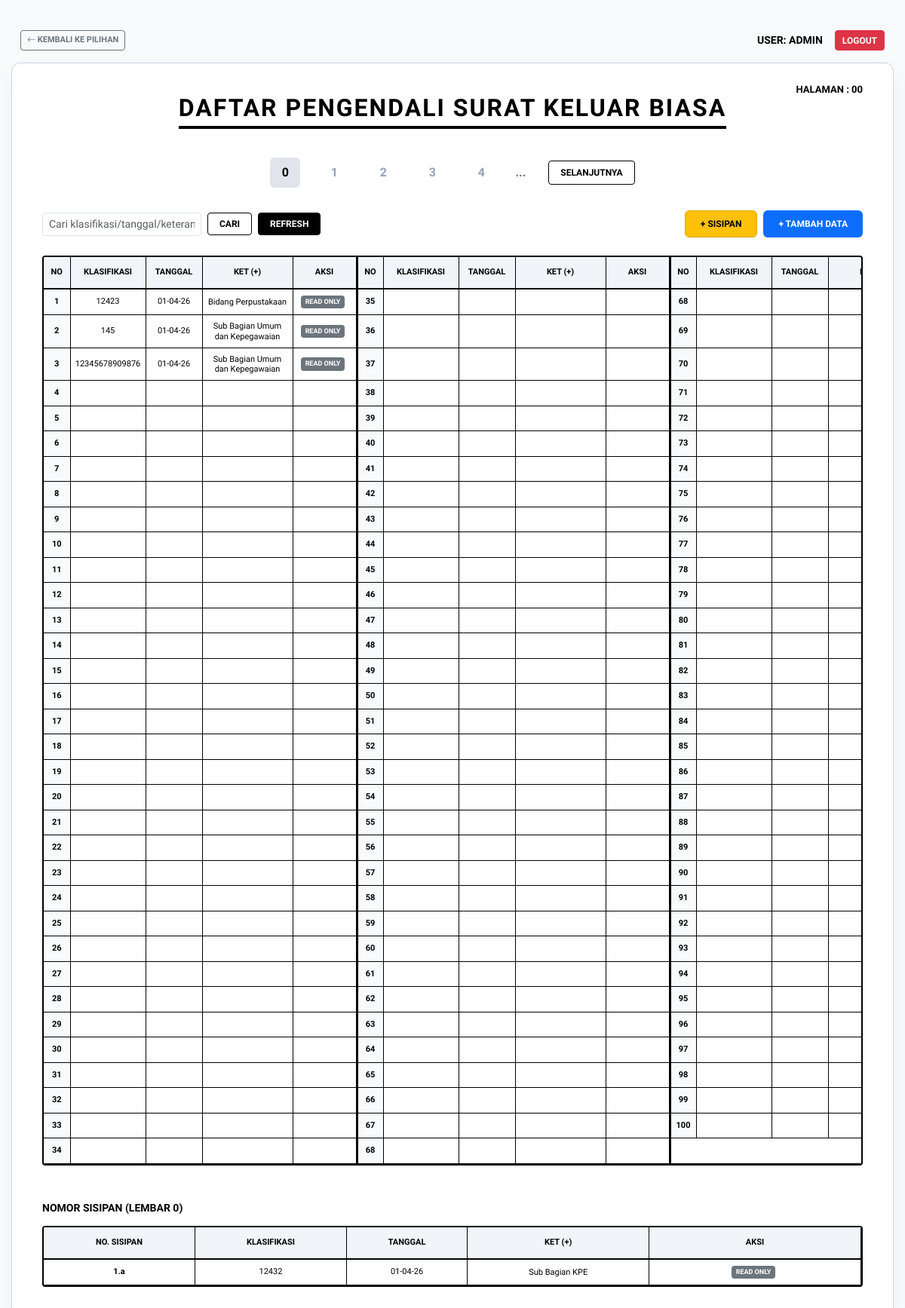
The app's page /index.php?type=biasa (signed in) with its own data.
### tables this page shows
CREATE TABLE `pengendali_sisipan` (
  `no_urut` varchar(20) NOT NULL,
  `klas` varchar(100) NOT NULL,
  `plus` varchar(100) NOT NULL,
  `tanggal_manual` date DEFAULT NULL,
  `created_at` timestamp NOT NULL DEFAULT current_timestamp(),
  `pembuat_id` int(11) DEFAULT 0
);

### controllers/controller.php (called while the page is built, shortened)
<?php
include_once 'config/database.php';
include_once 'models/pengendali.php';
class PengendaliController
{
    private $model;
    private $tipe;
    public function __construct()
    {
        $this->tipe = isset($_GET['type']) ? $_GET['type'] : 'biasa';
        $database = new Database();
        $this->model = new Pengendali($database->getConnection(), $this->tipe);
    }
    public function index($page = null)
    {
        if ($page === null)
            $page = $this->model->getLastFilledPage();
        $mainDataRaw = $this->model->getByPage($page);
        $sisipanData = $this->model->getSisipanByPage($page);
        $data = [];
        foreach ($mainDataRaw as $row) {
            $data[$row['no_urut']] = [
                'k' => $row['klas'],
                'p' => $row['plus'],
                't' => $row['created_at'],
                'uid' => $row['pembuat_id']
            ];
        }
        $currentPage = $page;
        $currentType = $this->tipe;
        include 'views/daftar_view.php';
    }
}

### index.php (called while the page is built, shortened)
<?php
include_once 'controllers/controller.php';
$controller = new PengendaliController();
$controller->handleRequest();
  ?>
  <?php
$page = isset($_GET['page']) ? (int) $_GET['page'] : null;
$controller->index($page);

### models/pengendali.php (called while the page is built, shortened)
<?php
class Pengendali
{
    private $conn;
    private $table_name;
    private $table_sisipan;
    public function __construct($db, $tipe = 'biasa')
    {
        $this->conn = $db;
        if ($tipe === 'spt') {
            $this->table_name = "pengendali_spt";
            $this->table_sisipan = "pengendali_sisipan_spt";
        } else {
            $this->table_name = "pengendali";
            $this->table_sisipan = "pengendali_sisipan";
        }
    }
    public function getByPage($page)
    {
        $start = ($page * 100) + 1;
        $end = $start + 99;
        $query = "SELECT * FROM " . $this->table_name . " WHERE no_urut BETWEEN ? AND ? ORDER BY no_urut ASC";
        $stmt = $this->conn->prepare($query);
        $stmt->execute([$start, $end]);
        return $stmt->fetchAll(PDO::FETCH_ASSOC);
    }
    public function getSisipanByPage($page)
    {
        $start = ($page * 100) + 1;
        $end = $start + 99;
        $query = "SELECT * FROM " . $this->table_sisipan . " WHERE CAST(no_urut AS UNSIGNED) BETWEEN ? AND ? ORDER BY CAST(no_urut AS UNSIGNED) ASC, no_urut ASC";
        $stmt = $this->conn->prepare($query);
        $stmt->execute([$start, $end]);
        return $stmt->fetchAll(PDO::FETCH_ASSOC);
    }
    public function getLastFilledPage()
    {
        $query = "SELECT MAX(no_urut) as terakhir FROM " . $this->table_name;
        $stmt = $this->conn->prepare($query);
        $stmt->execute();
        $row = $stmt->fetch(PDO::FETCH_ASSOC);
        return (!$row['terakhir'] || $row['terakhir'] == 0) ? 0 : floor(($row['terakhir'] - 1) / 100);
    }
}

### config/database.php (called while the page is built, shortened)
<?php
class Database {
    private $host = "localhost";
    private $db_name = "magang_websitesurat";
    private $username = "root";
    private $password = "";
    public function getConnection() {
        $this->conn = null;
        try {
            $this->conn = new PDO("mysql:host=" . $this->host . ";dbname=" . $this->db_name, $this->username, $this->password);
            $this->conn->setAttribute(PDO::ATTR_ERRMODE, PDO::ERRMODE_EXCEPTION);
        } catch(PDOException $exception) {
            echo "Koneksi Error: " . $exception->getMessage();
        }
        return $this->conn;
    }
}

### views/daftar_view.php (the view, shortened to what this page needs)
<!DOCTYPE html>
<html lang="id">
<head>
  <link href="https://cdn.jsdelivr.net/npm/bootstrap@5.3.0/dist/css/bootstrap.min.css" rel="stylesheet">
  <link rel="stylesheet" href="https://cdn.jsdelivr.net/npm/bootstrap-icons@1.11.1/font/bootstrap-icons.css">
  <link href="https://cdn.jsdelivr.net/npm/sweetalert2@11/dist/sweetalert2.min.css" rel="stylesheet">
</head>
<body>
  <div class="container-fluid d-print-none top-admin-bar mb-3" style="max-width: 1450px;">
    <div class="d-flex justify-content-between align-items-center">
      <a href="index.php" class="btn btn-sm btn-outline-secondary fw-bold" style="font-size: 11px;">
        <i class="bi bi-arrow-left"></i> KEMBALI KE PILIHAN
      </a>
      <div class="d-flex align-items-center p-0">
        <?php if (isset($_SESSION['user_id'])): ?>
          <span class="small fw-bold me-3 text-uppercase">User: <?php echo $_SESSION['username']; ?></span>
          <button onclick="konfirmasiLogout()" class="btn btn-danger btn-sm fw-bold btn-logout-top">LOGOUT</button>
        <?php endif; ?>
      </div>
    </div>
  </div>
  <div class="main-card d-print-none">
    <div class="page-info">HALAMAN : <?php echo str_pad($currentPage, 2, "0", STR_PAD_LEFT); ?></div>
    <div class="header-brand">
      <h2>Daftar Pengendali Surat Keluar <?php echo strtoupper($currentType); ?></h2>
    </div>
    <div class="pagination-nav">
      <div class="page-numbers-container">
        <?php
        $startPage = max(0, $currentPage - 2);
        $endPage = $startPage + 4;
        for ($i = $startPage; $i <= $endPage; $i++):
          $isActive = ($i == $currentPage);
          ?>
          <a href="index.php?page=<?php echo $i; ?>&type=<?php echo $currentType; ?>"
            class="page-number <?php echo $isActive ? 'active' : ''; ?>">
            <?php echo $i; ?>
          </a>
        <?php endfor; ?>
        <span class="text-secondary fw-bold">...</span>
      </div>
      <a href="index.php?page=<?php echo $currentPage + 1; ?>&type=<?php echo $currentType; ?>"
        class="btn-outline-black">SELANJUTNYA</a>
    </div>
    <div class="d-flex justify-content-between mb-4 action-buttons-container">
      <div class="d-flex align-items-center">
        <input type="text" id="searchInput" class="form-control form-control-sm me-2"
          placeholder="Cari klasifikasi/tanggal/keterangan" style="max-width:300px;">
        <button class="btn btn-sm btn-search-custom me-2" onclick="performSearch()">CARI</button>
        <button class="btn btn-sm btn-refresh-custom" onclick="clearSearch()">REFRESH</button>
      </div>
      <div class="d-flex">
        <button class="btn btn-sisipan-custom me-2 fw-bold" onclick="bukaModalSisipan()">+ SISIPAN</button>
        <button class="btn-modern-add fw-bold" onclick="bukaModalTambah()">+ TAMBAH DATA</button>
      </div>
    </div>
    <div class="table-responsive">
      <table class="main-table text-center" id="mainTable">
        <thead>
          <tr>
            <?php for ($k = 1; $k <= 3; $k++): ?>
              <th class="col-group-<?php echo $k; ?> <?php echo ($k > 1) ? 'col-divider' : ''; ?>" width="35">No</th>
              <th class="col-group-<?php echo $k; ?>" width="100">Klasifikasi</th>
              <th class="col-group-<?php echo $k; ?>" width="75">Tanggal</th>
              <th class="col-group-<?php echo $k; ?>" width="120">Ket (+)</th>
              <th class="col-group-<?php echo $k; ?>" width="85">Aksi</th>
            <?php endfor; ?>
          </tr>
        </thead>
        <tbody>
          <?php
          $startNumber = ($currentPage * 100) + 1;
          for ($i = 0; $i < 34; $i++): ?>
            <tr>
              <?php
              $ranges = [['o' => 0, 'g' => 1], ['o' => 34, 'g' => 2], ['o' => 67, 'g' => 3]];
              foreach ($ranges as $idx => $r):
                $divider = ($idx > 0) ? 'col-divider' : '';
                $curr_no = $startNumber + $r['o'] + $i;
                if ($curr_no <= ($startNumber + 99)):
                  $k = $data[$curr_no]['k'] ?? '';
                  $p = $data[$curr_no]['p'] ?? '';
                  $tRaw = $data[$curr_no]['t'] ?? '';
                  $dataDate = ($tRaw && $tRaw != '0000-00-00 00:00:00') ? date('Y-m-d', strtotime($tRaw)) : '';
                  $tDisplay = ($dataDate) ? date('d-m-y', strtotime($tRaw)) : '';
                  ?>
                  <td class="col-group-<?php echo $r['g']; ?> no-column <?php echo $divider; ?>"
                    data-no="<?php echo $curr_no; ?>" data-date="<?php echo $dataDate; ?>"><?php echo $curr_no; ?></td>
                  <td class="col-group-<?php echo $r['g']; ?>"><?php echo $k; ?></td>
                  <td class="col-group-<?php echo $r['g']; ?>"><?php echo $tDisplay; ?></td>
                  <td class="col-group-<?php echo $r['g']; ?> desc"><?php echo $p; ?></td>
                  <td class="col-group-<?php echo $r['g']; ?>">
                    <?php
                    $hasData = trim($k) !== '' || trim($p) !== '' || trim($tDisplay) !== '';
                    $isOwner = (isset($data[$curr_no]['uid']) && $data[$curr_no]['uid'] == $_SESSION['user_id']);
                    $isAdmin = ($_SESSION['role'] === 'admin');
                    $canEdit = $isOwner || $isAdmin;
                    $canDelete = $isAdmin;
                    if ($hasData):
                      if ($canEdit): ?>
                      <?php endif;
                      if (!$canEdit && !$canDelete): ?>
                        <button class="btn-action-readonly" disabled>READ ONLY</button>
                      <?php endif;
                    endif; ?>
                  </td>
                <?php else: ?>
                  <td colspan="5" class="col-group-<?php echo $r['g']; ?> <?php echo $divider; ?>"></td>
                <?php endif; ?>
              <?php endforeach; ?>
            </tr>
          <?php endfor; ?>
        </tbody>
      </table>
    </div>
    <?php if (!empty($sisipanData)): ?>
      <div class="mt-5" id="sectionSisipan">
        <h5 class="fw-bold mb-3 small text-uppercase">Nomor Sisipan (Lembar <?php echo $currentPage; ?>)</h5>
        <div class="table-responsive">
          <table class="main-table text-center" id="tableSisipan">
            <thead>
              <tr style="background-color: #fef2f2;">
                <th width="100">No. Sisipan</th>
                <th width="100">Klasifikasi</th>
                <th width="80">Tanggal</th>
                <th width="120">Ket (+)</th>
                <th width="140">Aksi</th>
              </tr>
            </thead>
            <tbody>
              <?php foreach ($sisipanData as $s): ?>
                <tr id="sisipan-<?php echo str_replace('.', '-', $s['no_urut']); ?>"
                  data-no="<?php echo (float) $s['no_urut']; ?>"
                  data-date="<?php echo date('Y-m-d', strtotime($s['tanggal_manual'])); ?>">
                  <td class="fw-bold"><?php echo $s['no_urut']; ?></td>
                  <td><?php echo $s['klas']; ?></td>
                  <td><?php echo date('d-m-y', strtotime($s['tanggal_manual'])); ?></td>
                  <td class="desc"><?php echo $s['plus']; ?></td>
                  <td>
                    <?php
                    $isSisipanOwner = ($s['pembuat_id'] == $_SESSION['user_id']);
                    $isAdmin = ($_SESSION['role'] === 'admin');
                    $canEditSisipan = $isSisipanOwner || $isAdmin;
                    $canDeleteSisipan = $isAdmin;
                    if ($canEditSisipan): ?>
                    <?php endif;
                    if (!$canEditSisipan && !$canDeleteSisipan): ?>
                      <button class="btn-action-readonly" disabled>READ ONLY</button>
                    <?php endif; ?>
                  </td>
                </tr>
              <?php endforeach; ?>
            </tbody>
          </table>
        </div>
      </div>
    <?php endif; ?>
  </div>
</body>
</html>

### views/daftar_view.php (style rules this page uses)
:root { --success-color: #10b981; --danger-color: #ef4444; --btn-tambah-bg: #0d6efd; --btn-sisipan-bg: #ffc107; --btn-hover-bg: #5a7d9a; --btn-sisipan-hover: #d6b55d; --active-page-bg: #e1e4eb; }
body, html, * { font-family: 'Plus Jakarta Sans', sans-serif !important; }
body { background-color: #f8fafc; color: #000; padding: 40px 15px; }
.btn-search-custom, .btn-refresh-custom, .btn-export-custom, #searchInput, .form-control, .form-control-sm, .input-group .form-control { font-family: 'Plus Jakarta Sans', sans-serif !important; }
.main-card { background: #fff; border-radius: 12px; box-shadow: 0 10px 30px rgba(0, 0, 0, 0.04); padding: 40px; max-width: 1450px; margin: 0 auto; position: relative; border: 1px solid #cbd5e1; }
.page-info { position: absolute; top: 25px; right: 40px; font-weight: 700; font-size: 13px; }
.header-brand { text-align: center; margin-bottom: 30px; }
.header-brand h2 { font-weight: 800; text-transform: uppercase; letter-spacing: 2px; border-bottom: 4px solid #000; display: inline-block; padding-bottom: 5px; }
.pagination-nav { margin-bottom: 30px; display: flex; align-items: center; justify-content: center; gap: 30px; }
.page-numbers-container { display: flex; align-items: center; gap: 25px; }
.page-number { text-decoration: none; font-weight: 700; font-size: 16px; color: #94a3b8; width: 40px; height: 40px; display: flex; align-items: center; justify-content: center; border-radius: 6px; transition: all 0.2s; }
.page-number.active { background-color: var(--active-page-bg); color: #000; }
.btn-outline-black { background: #fff; border: 1px solid #000; color: #000; font-weight: 700; text-decoration: none; border-radius: 4px; transition: all 0.3s ease; padding: 6px 15px; font-size: 12px; }
.table-responsive { border: 2px solid #000; border-radius: 4px; overflow-x: auto; }
.main-table { width: 100%; border-collapse: collapse; table-layout: fixed; }
.main-table th { background-color: #f1f5f9; padding: 12px 5px; font-size: 11px; font-weight: 800; text-transform: uppercase; border-bottom: 2px solid #000; border-right: 1px solid #000; }
.main-table td { padding: 8px 4px; font-size: 11px; border-bottom: 1px solid #000; border-right: 1px solid #000; vertical-align: middle; white-space: nowrap; }
.main-table td.desc { white-space: normal; word-wrap: break-word; overflow-wrap: break-word; max-width: 170px; line-height: 1.2; }
.main-table td .btn-action-readonly { display: inline-block; margin-right: 4px; text-align: center; white-space: nowrap; vertical-align: middle; }
.no-column { background-color: #f8fafc; font-weight: 700; width: 35px; text-align: center; }
.col-divider { border-left: 3px solid #000 !important; }
.btn-modern-add { background-color: var(--btn-tambah-bg); color: #fff; border: none; padding: 8px 20px; font-weight: 700; font-size: 12px; border-radius: 6px; transition: 0.3s; }
.btn-sisipan-custom { background-color: var(--btn-sisipan-bg); border: 1px solid #e0a800; color: #000; padding: 8px 20px; font-weight: 700; font-size: 12px; border-radius: 6px; transition: 0.3s; }
.btn-logout-top { padding: 3.5px 9px; font-weight: 700; font-size: 12px; border-radius: 4px; }
.btn-search-custom { background-color: #fff; color: #000; border: 1px solid #000; padding: 5px 15px; font-weight: 700; font-size: 12px; border-radius: 4px; transition: 0.3s ease; }
.btn-refresh-custom { background-color: #000; color: #fff; border: 1px solid #000; padding: 5px 15px; font-weight: 700; font-size: 12px; border-radius: 4px; transition: 0.3s ease; }
.btn-action-readonly { background-color: #6c757d; color: #fff; border: none; padding: 2px 6px; border-radius: 4px; font-size: 9px; font-weight: 700; cursor: not-allowed; }

### records on screen
pengendali_sisipan: no_urut "1.a", klas "12432", tanggal_manual "01-04-26", plus "Sub Bagian KPE", pembuat_id "READ ONLY"

### other values on screen
$_SESSION['username'] "ADMIN"
str_pad($currentPage, 2, "0", STR_PAD_LEFT) "00"
$currentType "BIASA"
$curr_no "1"
$k "12423"
$tDisplay "01-04-26"
$p "Bidang Perpustakaan"
$curr_no "35"
$curr_no "68"
$curr_no "2"
$k "145"
$p "Sub Bagian Umum dan Kepegawaian"
$curr_no "36"
$curr_no "69"
$curr_no "3"
